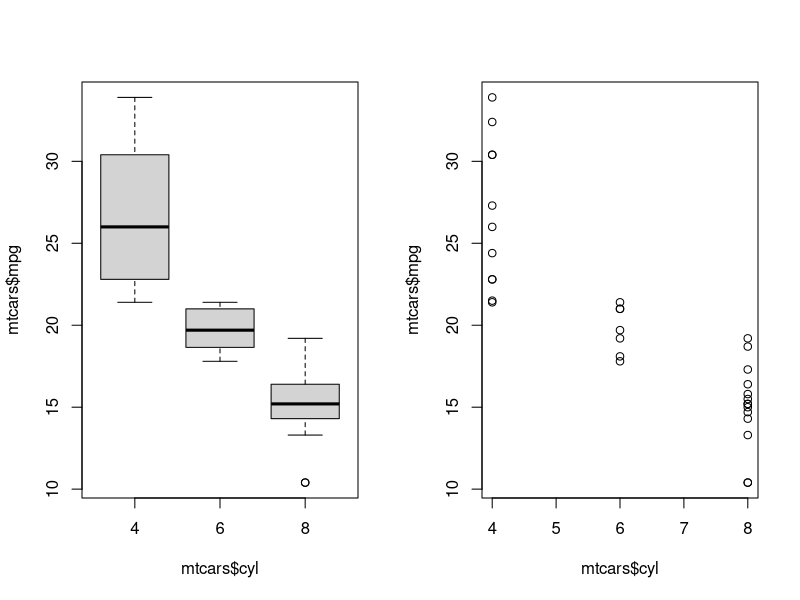
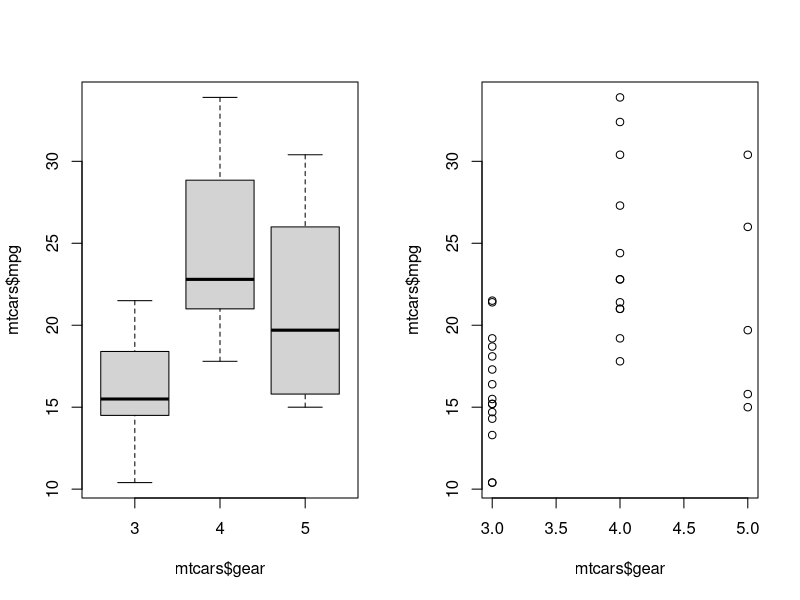
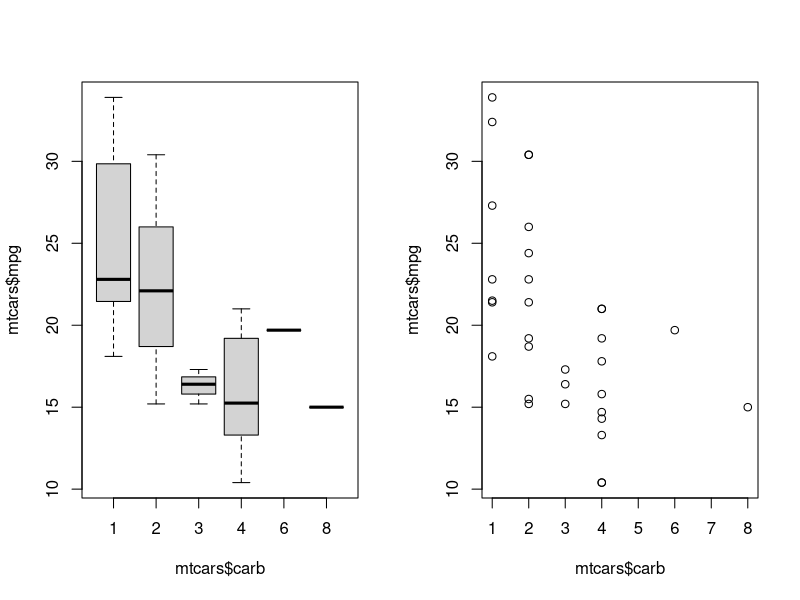

Here is the R script that generated these plots, in order:
# Coursera Data Science Specialization Course 7 Project 1 Script


# The purpose of this script is to complete the basic requirements behind the
# project 1 peer-graded assignment which is part of the Regression Models course
# from Johns Hopkins University within the Data Science Specialization on
# Coursera.
#
# The instructions say to perform exploratory data analysis and use regression
# models with the mtcars data set to answer these questions:
# 1. Is an automatic or manual transmission better for fuel economy
# 2. Quantify the impact of transmission type on fuel economy
#
# The input for this document is the mtcars data set which comes as part of the
# datasets package in base R. There is no specific output for this script, the
# script will just be used as a starting point for creating a markdown file
# which will later be used to create a final report.


library(datasets)
library(dplyr)
library(car)


# Part 0) Function definitions

# Create a function to help with backward elimination modeling method
GetMaxPVariable <- function(model) {
  # Retrieves the variable with the largest p-value from a model
  #
  # Args:
  #   model: an object containing results returned by a model function (e.g. lm)
  #
  # Returns:
  #   The largest p-value from a model along with its variable name
  model.cf <- summary(model)$coefficients  # Get coefficients section
  cf.names <- attr(model.cf, "dimnames")[[1]]  # Get variable names
  model.cf <- as_tibble(model.cf)  # Convert to tibble object
  max.p.var <- model.cf %>%
    mutate(Variable = cf.names) %>%  # Add column for variable names
    rename(pvalue = "Pr(>|t|)") %>%
    select(Variable, pvalue) %>%  # Subset columns
    filter(pvalue == max(pvalue))  # Subset rows
  return(as.data.frame(max.p.var))
}


## Part 1) Loading, exploring, and preprocessing the data

data("mtcars")  # Load the mt cars data set into workspace as an object mtcars
mtcars <- as_tibble(mtcars)  # Convert from data frame to a tbl_df object
#print(str(mtcars))  # Check out the variables and preview some values
# The variables are mostly self-explanatory but checking the help file is useful
# mpg	= Miles/(US) gallon
# cyl	= Number of cylinders
# disp = Displacement (cu.in.)
# hp = Gross horsepower
# drat = Rear axle ratio
# wt = Weight (1000 lbs)
# qsec = 1/4 mile time
# vs = Engine (0 = V-shaped, 1 = straight)
# am = Transmission (0 = automatic, 1 = manual)
# gear = Number of forward gears
# carb = Number of carburetors

# All of the variables are originally loaded as numeric, but some are
# categorical and others are discrete. The categorical variables should be
# converted to 
mtcars <- mtcars %>%
  #mutate(cyl = as.factor(cyl)) %>%
  mutate(vs = as.factor(vs)) %>%
  mutate(am = as.factor(am)) #%>%
  #mutate(gear = as.factor(gear)) %>%
  #mutate(carb = as.factor(carb))

# The vs and am variables are coded with ones and zeros, but it will be easier
# to work with them by the names those values represent:
levels(mtcars$vs) <- c("V-shaped", "Straight")
levels(mtcars$am) <- c("Automatic", "Manual")
    
# Make some plots to check out the data
par(mfrow = c(1, 2))  # Setup plot space
#boxplot(mpg ~ am, data = mtcars, ylab = "mpg [mpg]")  # mpg vs transmission type
#boxplot(wt ~ am, data = mtcars, ylab = "weight [klbs]")  # wt vs. trans type
# In the first plot above one could jump to the conclusion that mpg is clearly
# larger with manual transmission. However in the second plot one can see that
# manual transmission vehicles tend to be lighter in this dataset, and common
# sense suggests that mpg should be higher for lower weight vehicles. Many of
# these variables can be expected to correlate with mpg and/or with each other.
# The regression model must correct for these confounding effects and correctly
# isolate the effect of transmission on fuel economy.

# Exploratory plots
boxplot(mtcars$mpg ~ mtcars$cyl)
plot(mtcars$mpg ~ mtcars$cyl)
#plot(mtcars$mpg ~ mtcars$disp)
#plot(mtcars$mpg ~ mtcars$hp)
#plot(mtcars$mpg ~ mtcars$drat)
#plot(mtcars$mpg ~ mtcars$wt)
#plot(mtcars$mpg ~ mtcars$qsec)
#boxplot(mtcars$mpg ~ mtcars$vs)
boxplot(mtcars$mpg ~ mtcars$gear)
plot(mtcars$mpg ~ mtcars$gear)
boxplot(mtcars$mpg ~ mtcars$carb)
plot(mtcars$mpg ~ mtcars$carb)
test1 <- lm(mpg ~ carb, data = mtcars)
test2 <- lm(mpg ~ as.factor(carb), data = mtcars)


#plot(mtcars$hp ~ mtcars$disp)
#plot(hp ~ wt, data = mtcars)
#plot(hp ~ disp, data = mtcars)
#boxplot(mtcars$disp ~ mtcars$am, ylab = "Displacement [in^3]") 
#boxplot(mtcars$hp ~ mtcars$am, ylab = "Gross Horsepower [hp]")
#boxplot(mtcars$drat ~ mtcars$am, ylab = "Rear Axle Ratio") 
#boxplot(mtcars$qsec ~ mtcars$am, ylab = "Quarter Mile Time [s]")

# It is useful to pause here and think of the ways in which the variables might
# relate to each other and fuel economy:
# - By definition displacement = effective cylinder volume * number of cylinders
# so the cyl variable will have little use in this analysis since any
# information it contains will already be contained in displacement
# https://en.wikipedia.org/wiki/Engine_displacement
# - While the relationship is not formulaic between displacement and horsepower,
# the two are expected to correlate since a higher displacement engine should
# produce more torque which should generally yield more horsepower. Checking
# this data set shows that hp is positively correlated with disp.
# https://www.reddit.com/r/AskEngineers/comments/33h2em/how_are_engine_displacement_and_powertorque/
# - Horsepower can also be expected to correlate positively with vehicle weight
# since a higher weight vehicle will generally need more horsepower to function.
# Checking this data set shows that hp is positively correlated with wt.
# - Rear axle ratio can be expected to correlate with fuel economy
# https://shop.advanceautoparts.com/r/advice/car-technology/get-to-know-gear-ratios-and-how-they-affect-acceleration-and-mileage
# - Weight can be expected to correlate with fuel economy
# - Quarter mile time is a result of many features of the car similar to mpg,
# while it can be expected to correlate with mpg, it may not be adding new
# information to the model.
# - Engine shape may have a small impact on fuel economy
# - Number of gears and carburators may correlate with fuel economy

# Check VIFs
fit_all <- lm(mpg ~ ., data = mtcars)

# Build a model using backward elimination method
#print(GetMaxPVariable(fit_all))  # cyl has the highest p-value, eliminate it
#fit_b1 <- lm(mpg ~ disp + hp + drat + wt + qsec + vs + am + gear + carb,
#             data = mtcars)
#print(GetMaxPVariable(fit_b1))  # carb has the highest p-value, eliminate it
#fit_b2 <- lm(mpg ~ disp + hp + drat + wt + qsec + vs + am + gear, data = mtcars)
#print(GetMaxPVariable(fit_b2))  # gear has the highest p-value, eliminate it
#fit_b3 <- lm(mpg ~ disp + hp + drat + wt + qsec + vs + am, data = mtcars)
#print(GetMaxPVariable(fit_b3))  # vs has the highest p-value, eliminate it
#fit_b4 <- lm(mpg ~ disp + hp + drat + wt + qsec + am, data = mtcars)
#print(GetMaxPVariable(fit_b4))  # drat has the highest p-value, eliminate it
#fit_b5 <- lm(mpg ~ disp + hp + wt + qsec + am, data = mtcars)
#print(GetMaxPVariable(fit_b5))  # disp has the highest p-value, eliminate it
#fit_b6 <- lm(mpg ~ hp + wt + qsec + am, data = mtcars)
#print(GetMaxPVariable(fit_b6))  # hp has the highest p-value, eliminate it
#fit_b7 <- lm(mpg ~ wt + qsec + am, data = mtcars)
#print(GetMaxPVariable(fit_b7))  # Intercept has the highest p-value remaining

# Try the exercise again without including qsec
#fit_b8 <- lm(mpg ~ cyl + disp + hp + drat + wt + vs + am + gear + carb,
#             data = mtcars)
#print(GetMaxPVariable(fit_b8))  # carb has the highest p-value, eliminate it
#fit_b9 <- lm(mpg ~ cyl + disp + hp + drat + wt + vs + am + gear, data = mtcars)
#print(GetMaxPVariable(fit_b9))  # gear has the highest p-value, eliminate it
#fit_b10 <- lm(mpg ~ cyl + disp + hp + drat + wt + vs + am, data = mtcars)
#print(GetMaxPVariable(fit_b10))  # cyl has the highest p-value, eliminate it
#fit_b11 <- lm(mpg ~ disp + hp + drat + wt + vs + am, data = mtcars)
#print(GetMaxPVariable(fit_b11))  # drat has the highest p-value, eliminate it
#fit_b12 <- lm(mpg ~ disp + hp + wt + vs + am, data = mtcars)
#print(GetMaxPVariable(fit_b12))  # disp has the highest p-value, eliminate it
#fit_b13 <- lm(mpg ~ hp + wt + vs + am, data = mtcars)
#print(GetMaxPVariable(fit_b13))  # vs has the highest p-value, eliminate it
#fit_b14 <- lm(mpg ~ hp + wt + am, data = mtcars)
#print(GetMaxPVariable(fit_b14))  # am has the highest p-value remaining

# Try a more intelligent starting model
#fit_b15 <- lm(mpg ~ disp + disp * hp + hp + hp * wt + drat + wt + vs + am + gear + carb,
#              data = mtcars)
#print(GetMaxPVariable(fit_b15))  # vs has the highest p-value, eliminate it
#fit_b16 <- lm(mpg ~ disp + disp * hp + hp + hp * wt + drat + wt + am + gear + carb,
#              data = mtcars)
#print(GetMaxPVariable(fit_b16))  # Eliminate disp and the disp * hp int. factor
#fit_b17 <- lm(mpg ~ hp + hp * wt + drat + wt + am + gear + carb, data = mtcars)
#print(GetMaxPVariable(fit_b17))  # carb has the highest p-value, eliminate it
#fit_b18 <- lm(mpg ~ hp + hp * wt + drat + wt + am + gear, data = mtcars)
#print(GetMaxPVariable(fit_b18))  # am has the highest p-value, eliminate it
#fit_b19 <- lm(mpg ~ hp + hp * wt + drat + wt + gear, data = mtcars)
#print(GetMaxPVariable(fit_b19))  # drat has the highest p-value, eliminate it
#fit_b20 <- lm(mpg ~ hp + hp * wt + wt + gear, data = mtcars)
#print(GetMaxPVariable(fit_b20))  # gear has the highest p-value, eliminate it
#fit_b21 <- lm(mpg ~ hp + hp * wt + wt, data = mtcars)
#print(summary(fit_b21))  # All variables have significant p-values

# Check if adding any one variable can achieve a significant p-value

# Try building a model using forward selection without interaction variables
fit_f1 <- lm(mpg ~ cyl, data = mtcars)
fit_f2 <- lm(mpg ~ disp, data = mtcars)
fit_f3 <- lm(mpg ~ hp, data = mtcars)
fit_f4 <- lm(mpg ~ drat, data = mtcars)
fit_f5 <- lm(mpg ~ wt, data = mtcars)
fit_f6 <- lm(mpg ~ qsec, data = mtcars)
fit_f7 <- lm(mpg ~ vs, data = mtcars)
fit_f8 <- lm(mpg ~ am, data = mtcars)
fit_f9 <- lm(mpg ~ gear, data = mtcars)
fit_f10 <- lm(mpg ~ carb, data = mtcars)








